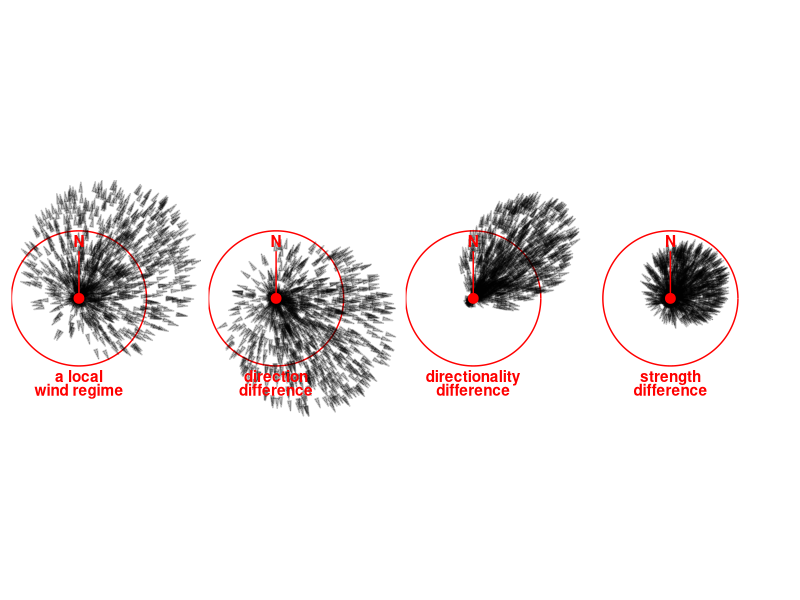

The R script that drew this image: (Note: this script raises an error after producing the figure.)

library(tidyverse)
library(grid)
library(circular)

n <- 1000
mid <- pi/4
spread <- 1.5
speed_spread <- .5

circ_diff <- function(x, y){
      d <- abs(x - y)
      d[d > pi] <- 2*pi - d[d > pi]
      d
}

ref <- data.frame(angle = rvonmises(n, mid, spread) %>% as.numeric()) %>%
      mutate(speed = dvonmises(angle, mid, speed_spread) * runif(n),
             speed = speed/mean(speed),
             panel = "ref")

stren <- data.frame(angle = rvonmises(n, mid, spread) %>% as.numeric()) %>%
      mutate(speed = dvonmises(angle, mid, speed_spread) * runif(n),
             speed = speed/mean(speed) * .5,
             panel = "stren")

iso <- data.frame(angle = rvonmises(n, mid, spread * 4) %>% as.numeric()) %>%
      mutate(speed = dvonmises(angle, mid, speed_spread * 4) * runif(n) / 2,
             speed = speed/mean(speed),
             panel = "iso")

dir <- data.frame(angle = rvonmises(n, mid + 1.5, spread) %>% as.numeric()) %>%
      mutate(speed = dvonmises(angle, mid + 1.5, speed_spread) * runif(n),
             speed = speed/mean(speed),
             panel = "dir")


d <- bind_rows(ref, dir, stren, iso) %>%
      mutate(panel = factor(panel, levels=c("ref", "dir", "iso", "stren"))) %>%
      mutate(y = cos(angle) * speed,
             x = sin(angle) * speed)


mx <- max(d$speed) * .5

circle <- data.frame(angle=seq(0, pi*2, .01)) %>%
      mutate(x=cos(angle) * mx, 
             y=sin(angle) * mx)

txt <- data.frame(panel = factor(c("ref", "dir", "iso", "stren"), 
                                 levels=c("ref", "dir", "iso", "stren")),
                  x = 0, y = -1.25 * mx,
                  label = c("a local\nwind regime", "direction\ndifference", 
                            "directionality\ndifference", "strength\ndifference"))

brk <- seq(-1, 1, .1)

eb <- element_blank()

p <- ggplot(d) +
      facet_grid(.~panel) +
      geom_path(data=circle, aes(x, y), color="red") +
      #annotate(geom="segment", x=0, xend=c(0,1,0,-1), y=0, yend=c(1,0,-1,0), color="red") +
      geom_segment(aes(x=x*.999, xend=x, y=y*.999, yend=y),
                   arrow = arrow(type="closed", angle=10, length=unit(.1, "in")),
                   alpha = .25) +
      annotate(geom="segment", x=0, xend=0, y=0, yend=.7 * mx, color="red") +
      annotate(geom="text", x=0, y=.85 * mx, label="N", color="red", fontface="bold") +
      annotate(geom="point", x=0, y=0, color="red", size=3) +
      geom_text(data=txt, aes(x, y, label=label), 
                color="red", fontface="bold", lineheight=.75) +
      scale_x_continuous(expand=c(0,0), breaks=brk) +
      scale_y_continuous(expand=c(0,0), breaks=brk) +
      coord_fixed() +
      theme(axis.title=eb, axis.text=eb, axis.ticks=eb,
            panel.background = eb, strip.text=eb, strip.background = eb)
saveRDS(p, "figures/tailwinds/regime_cartoon_plot.rds")
